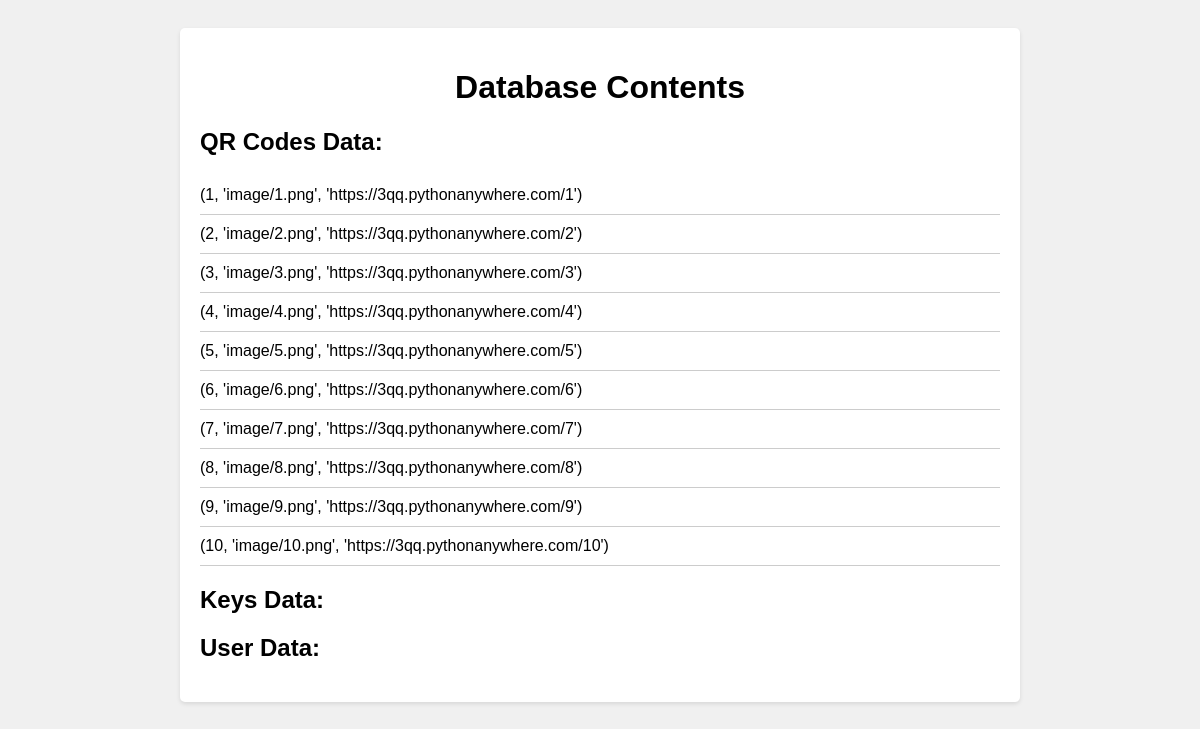
The page /display_database (signed in) on the database its author committed.
### tables this page shows
CREATE TABLE qr_codes (
                qr_code_id INTEGER PRIMARY KEY,
                qr_code_image_url VARCHAR(255),
                qr_code_url VARCHAR(255) UNIQUE   
            );

### app.py (the view)
@app.route('/display_database')
def display_database():
    if session.get('logged_in'):
        try:
            conn = sqlite3.connect('/home/3qq/qr_code_db.sqlite')
            cursor = conn.cursor()
            cursor.execute("SELECT * FROM qr_codes")
            qr_codes_data = cursor.fetchall()
            cursor.execute("SELECT * FROM qr_keys")
            keys_data = cursor.fetchall()
            cursor.execute("SELECT * FROM user_data")
            user_data = cursor.fetchall()
            conn.close()
            return render_template('display_database.html', qr_codes_data=qr_codes_data, keys_data=keys_data, user_data=user_data)
        except sqlite3.Error as e:
            return f"Error occurred: {e}"
    else:
        return redirect('/admin_login')

### templates/display_database.html (shortened to what this page needs)
<!DOCTYPE html>
<html lang="en">
<head>
</head>
<body>
    <div class="container">
        <h1>Database Contents</h1>
        <h2>QR Codes Data:</h2>
        <ul>
            {% for qr_code in qr_codes_data %}
                <li>{{ qr_code }}</li>
            {% endfor %}
        </ul>
        <h2>Keys Data:</h2>
        <h2>User Data:</h2>
    </div>
</body>
</html>

### templates/display_database.html (style rules this page uses)
body { font-family: Arial, sans-serif; background-color: #f0f0f0; padding: 20px; }
.container { max-width: 800px; margin: 0 auto; background-color: #fff; border-radius: 5px; box-shadow: 0 2px 4px rgba(0,0,0,0.1); padding: 20px; }
h1 { text-align: center; }
h2 { margin-top: 20px; }
ul { list-style-type: none; padding: 0; }
li { padding: 10px 0; border-bottom: 1px solid #ccc; }

### rows shown on the page
qr_codes: qr_code "(1, 'image/1.png', 'https://3qq.pythonanywhere.com/1')"
qr_codes: qr_code "(2, 'image/2.png', 'https://3qq.pythonanywhere.com/2')"
qr_codes: qr_code "(3, 'image/3.png', 'https://3qq.pythonanywhere.com/3')"
qr_codes: qr_code "(4, 'image/4.png', 'https://3qq.pythonanywhere.com/4')"
qr_codes: qr_code "(5, 'image/5.png', 'https://3qq.pythonanywhere.com/5')"
qr_codes: qr_code "(6, 'image/6.png', 'https://3qq.pythonanywhere.com/6')"
qr_codes: qr_code "(7, 'image/7.png', 'https://3qq.pythonanywhere.com/7')"
qr_codes: qr_code "(8, 'image/8.png', 'https://3qq.pythonanywhere.com/8')"
qr_codes: qr_code "(9, 'image/9.png', 'https://3qq.pythonanywhere.com/9')"
qr_codes: qr_code "(10, 'image/10.png', 'https://3qq.pythonanywhere.com/10')"
